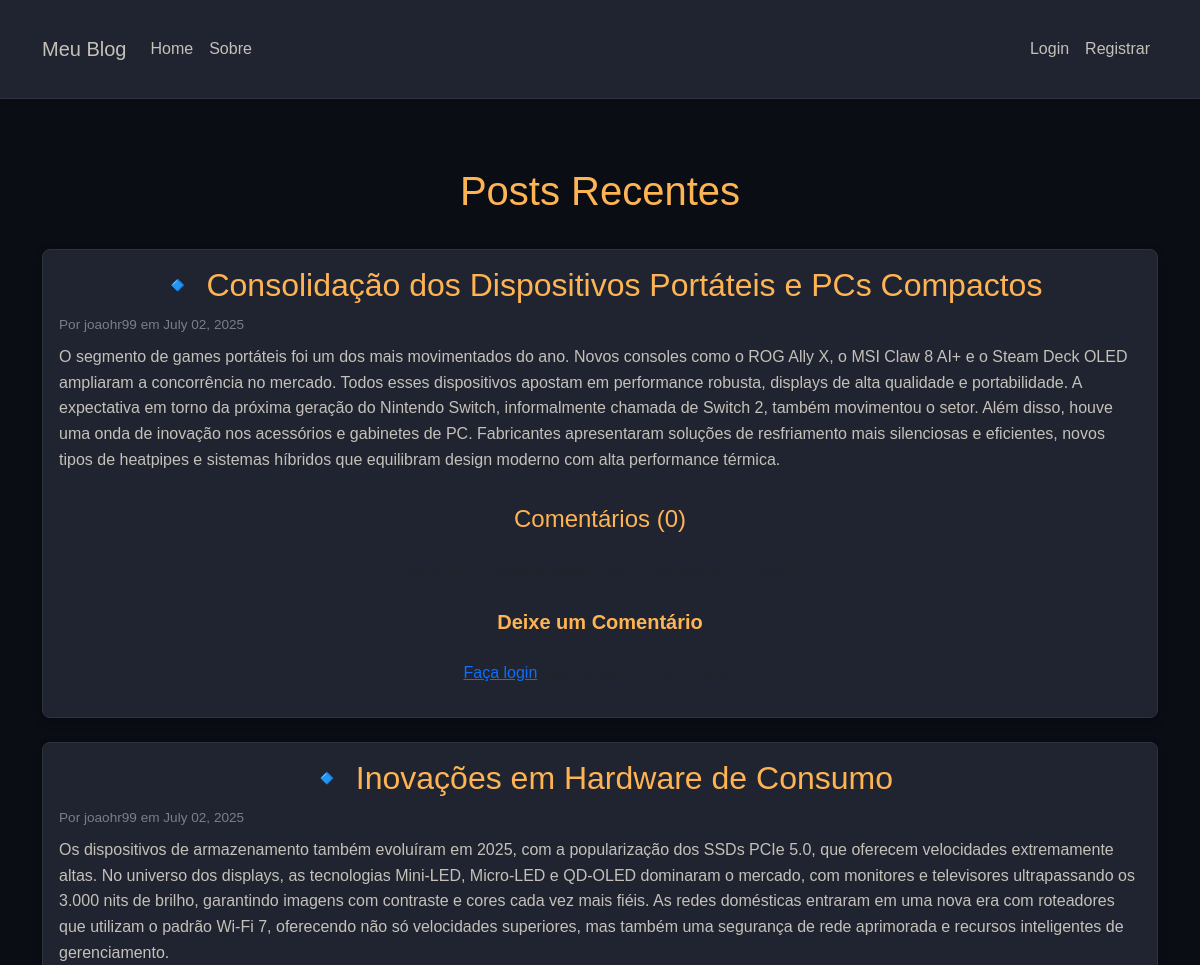
/ (upper part), run on an earlier commit of the app's database.
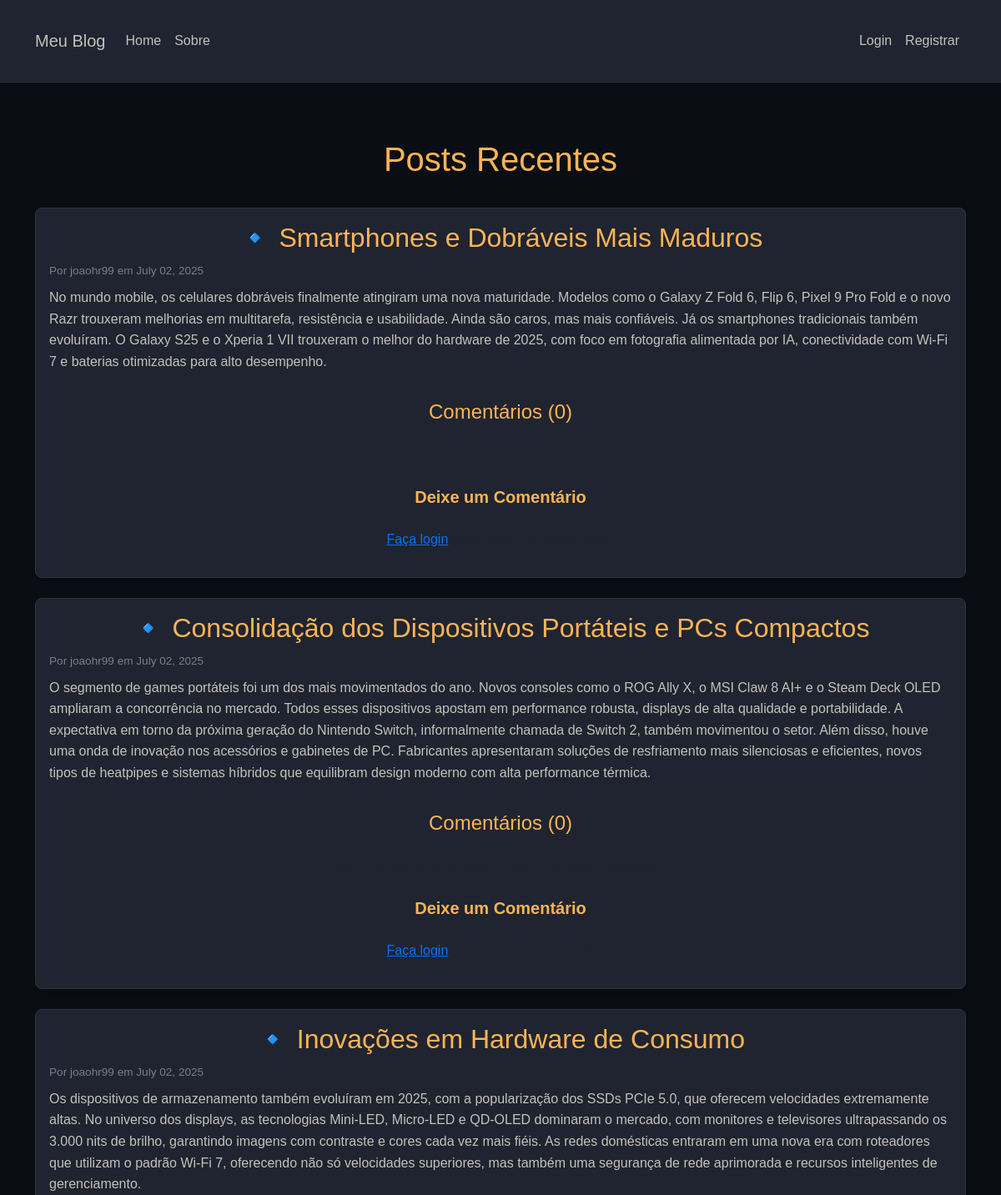
And on a later commit of the database.
### blog/models.py (models this page shows, shortened)
class Post(models.Model):
    title = models.CharField(max_length=200)
    content = models.TextField()
    date_posted = models.DateTimeField(default=timezone.now)
    author = models.ForeignKey(User, on_delete=models.CASCADE)
    slug = models.SlugField(unique=True, max_length=200, blank=True)
    from django.urls import reverse

### blog/views.py (the view)
# urls.py: path('', views.home, name='blog-home'),
def home(request):
    context = {
        'posts': Post.objects.all().order_by('-date_posted')
    }
    return render(request, 'blog/home.html', context)

### blog/templates/blog/home.html (shortened to what this page needs)
{% extends 'blog/base.html' %}
{% load static %}
{% load crispy_forms_tags %}
{% block content %}
    <h1 class="my-4 text-center" style="color: var(--ayu-yellow);">Posts Recentes</h1>
    {% for post in posts %}
        <article class="card mb-4">
            <div class="card-body">
                <h2 class="card-title mb-1" style="color: var(--ayu-yellow);">
                    {{ post.title }}
                </h2>
                <p class="card-subtitle mb-2 text-muted">Por {{ post.author.username }} em {{ post.date_posted|date:"F d, Y" }}</p>
                <p class="card-text">{{ post.content|safe }}</p>
                <hr>
                <h4 class="mb-3" style="color: var(--ayu-yellow);">Comentários ({{ post.comments.count }})</h4>
                <div class="comments-section mb-4">
                    {% for comment in post.comments.all %}
                        <div class="card bg-secondary text-white mb-2">
                            <div class="card-body py-2 px-3">
                                <h6 class="card-title mb-0" style="color: var(--ayu-yellow);">{{ comment.author.username }}</h6>
                                <small class="text-muted">{{ comment.date_posted|date:"d M, Y \à\s H:i" }}</small>
                                <p class="card-text mt-1">{{ comment.content }}</p>
                            </div>
                        </div>
                    {% empty %}
                        <p class="text-center text-muted">Nenhum comentário ainda. Seja o primeiro a comentar!</p>
                    {% endfor %}
                </div>
                <h5 class="mt-4 mb-3" style="color: var(--ayu-yellow);">Deixe um Comentário</h5>
                {% if user.is_authenticated %}
                    <form method="POST" action="{% url 'add-comment' pk=post.pk %}">
                        {% csrf_token %}
                        {{ comment_form|crispy }}
                        <div class="d-grid gap-2 mt-3">
                            <button type="submit" class="btn btn-primary">Adicionar Comentário</button>
                        </div>
                    </form>
                {% else %}
                    <p class="text-center text-muted">
                        <a href="{% url 'login' %}">Faça login</a> para deixar um comentário.
                    </p>
                {% endif %}
            </div>
        </article>
    {% endfor %}
{% endblock content %}

What changed in the data, as far as the page shows it:
added Post: title "🔹 Smartphones e Dobráveis Mais Maduros", author.username "joaohr99", date_posted "July 02, 2025", content "No mundo mobile, os celulares dobráveis finalmente atingiram uma nova maturidade. Modelos como o Galaxy Z Fold 6, Flip 6, Pixel 9 Pro Fold e o novo Razr trouxeram melhorias em multitarefa, resistência e usabilidade. Ainda são caros, mas mais confiáveis. Já os smartphones tradicionais também evoluíram. O Galaxy S25 e o Xperia 1 VII trouxeram o melhor do hardware de 2025, com foco em fotografia alimentada por IA, conectividade com Wi-Fi 7 e baterias otimizadas para alto desempenho.", comments.count "0", shows "Faça login"
